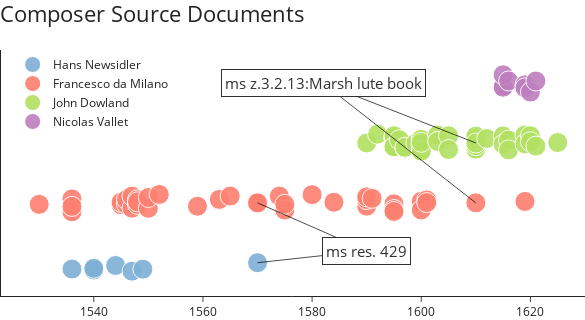

Source (notebook cell):
### Code cell
# stripplot of sources for four important composers
plot_comps = ['Hans Newsidler', 'Francesco da Milano', 'John Dowland', 'Nicolas Vallet']
comp_sources = lute_df.query("Composer in @plot_comps").drop_duplicates(subset=['Composer', 'Document', 'Date']).sort_values('Date').copy()

comp_sources['composer_pos'] = comp_sources.Composer.replace({'Hans Newsidler': 1, 'Francesco da Milano': 2, 'John Dowland':3, 'Nicolas Vallet': 4})

random_seed = 1
jitter = uniform.rvs(-0.15, 0.3, len(comp_sources), random_state=random_seed)
comp_sources['composer_pos'] = comp_sources['composer_pos'] + jitter

comp_sources.loc[(comp_sources['Composer'] == 'Hans Newsidler') & (comp_sources['Date'] == 1570), 'composer_pos'] = 1
comp_sources.loc[(comp_sources['Composer'] == 'Francesco da Milano') & (comp_sources['Date'] == 1570), 'composer_pos'] = 2
comp_sources.loc[(comp_sources['Composer'] == 'Francesco da Milano') & (comp_sources['Date'] == 1610), 'composer_pos'] = 2

comp_sources.loc[11940, 'composer_pos'] = 3
comp_sources.loc[(comp_sources['Composer'] == 'John Dowland') & (comp_sources['Date'] == 1590), 'composer_pos'] = 3


fig = go.Figure()

comp_colors = ['#7eb0d5', '#fd7f6f', '#b2e061', '#bd7ebe']

for comp in zip(plot_comps, comp_colors):

    composer, color = comp
    comp_sources_ind = comp_sources.query(f"Composer == '{composer}'")

    nation_nodes = go.Scatter(
        x=comp_sources_ind.Date,
        y=comp_sources_ind.composer_pos,
        mode='markers',
        marker=dict(
            size=20,
            color=color,
            line=dict(width=1, color='white'),
            opacity=0.9
        ),
        name=composer
    )
    fig.add_trace(nation_nodes)


annotation_style = dict(
    showarrow=False,
    font=dict(size=15, color="#303030"),
    bordercolor="#303030",
    borderwidth=1,
    borderpad=3,
    bgcolor='white',
    opacity=1
)
line_style = dict(type="line", line=dict(width=1), opacity=0.7)

fig.add_annotation(x=1590, y=1.2, text='ms res. 429', **annotation_style)
fig.add_shape(x0=1590, y0=1.2, x1=1570, y1=1, **line_style)
fig.add_shape(x0=1590, y0=1.2, x1=1570, y1=2, **line_style)


fig.add_annotation(x=1582, y=4, text='ms z.3.2.13:Marsh lute book', **annotation_style)
fig.add_shape(x0=1582, y0=4, x1=1610, y1=3, **line_style)
fig.add_shape(x0=1582, y0=4, x1=1610, y1=2, **line_style)


fig.update_layout(
    title=dict(text='Composer Source Documents', font=dict(size=22)),
    height=320,
    title_x=0,
    title_y=0.98,
    margin=dict(l=1,r=0,b=0,t=50),
    template='simple_white',
    legend=dict(x=0.02, y=1, xanchor='left', yanchor='top'),
    yaxis=dict(showticklabels=False, ticks=''),
    xaxis=dict(range=[1523, 1630]),
    paper_bgcolor='rgba(0,0,0,0)',
    plot_bgcolor='rgba(0,0,0,0)',
)


export_and_plot(fig, 'document_stripplot')

### Figure 1 — Plotly figure (JSON) as saved in the notebook; plotly's stock layout.template omitted (floating-point values rounded to 4 significant figures)
{"data": [{"marker": {"color": "#7eb0d5", "line": {"color": "white", "width": 1}, "opacity": 0.9, "size": 20}, "mode": "markers", "name": "Hans Newsidler", "type": "scatter", "x": [1536, 1540, 1540, 1544, 1547, 1549, 1570], "y": [0.894, 0.8777, 0.9059, 0.9537, 0.8582, 0.8921, 1]}, {"marker": {"color": "#fd7f6f", "line": {"color": "white", "width": 1}, "opacity": 0.9, "size": 20}, "mode": "markers", "name": "Francesco da Milano", "type": "scatter", "x": [1530, 1536, 1536, 1536, 1545, 1545, 1546, 1546, 1547, 1547, 1548, 1548, 1548, 1550, 1550, 1552, 1559, 1563, 1565, 1570, 1570, 1570, 1574, 1575, 1575, 1580, 1584, 1590, 1590, 1590, 1590, 1591, 1595, 1595, 1595, 1595, 1600, 1600, 1601, 1601, 1610, 1619], "y": [1.975, 2.066, 1.85, 1.941, 1.969, 2.012, 1.976, 2.056, 1.911, 2.113, 2.051, 1.975, 2.018, 1.909, 2.09, 2.14, 1.944, 2.058, 2.113, 2, 2, 2, 2.113, 1.88, 1.976, 2.137, 2.01, 2.058, 1.945, 2.056, 2.1, 2.075, 1.881, 1.984, 1.889, 1.856, 2.027, 1.881, 2.049, 2.004, 2, 2.024]}, {"marker": {"color": "#b2e061", "line": {"color": "white", "width": 1}, "opacity": 0.9, "size": 20}, "mode": "markers", "name": "John Dowland", "type": "scatter", "x": [1590, 1592, 1595, 1595, 1595, 1595, 1595, 1595, 1596, 1597, 1597, 1599, 1600, 1600, 1600, 1600, 1600, 1600, 1600, 1600, 1600, 1603, 1603, 1605, 1605, 1610, 1610, 1610, 1610, 1610, 1610, 1610, 1610, 1610, 1612, 1615, 1615, 1616, 1616, 1619, 1619, 1620, 1620, 1621, 1625], "y": [3, 3.147, 3.074, 2.934, 3.087, 3.123, 2.938, 2.936, 3.054, 2.913, 2.93, 2.997, 2.866, 3.022, 2.894, 3.06, 2.974, 3.058, 2.974, 2.865, 3.011, 3.133, 3.026, 3.121, 2.891, 2.892, 3.092, 2.969, 2.9, 2.954, 3.075, 3.068, 3.115, 3, 3.075, 3.119, 2.978, 3.049, 2.884, 3.135, 2.985, 3.121, 3.022, 2.948, 3.008]}, {"marker": {"color": "#bd7ebe", "line": {"color": "white", "width": 1}, "opacity": 0.9, "size": 20}, "mode": "markers", "name": "Nicolas Vallet", "type": "scatter", "x": [1615, 1615, 1615, 1616, 1619, 1619, 1620, 1621], "y": [3.955, 3.931, 4.139, 4.037, 3.972, 3.921, 3.851, 4.035]}], "layout": {"annotations": [{"bgcolor": "white", "bordercolor": "#303030", "borderpad": 3, "borderwidth": 1, "font": {"color": "#303030", "size": 15}, "opacity": 1, "showarrow": false, "text": "ms res. 429", "x": 1590, "y": 1.2}, {"bgcolor": "white", "bordercolor": "#303030", "borderpad": 3, "borderwidth": 1, "font": {"color": "#303030", "size": 15}, "opacity": 1, "showarrow": false, "text": "ms z.3.2.13:Marsh lute book", "x": 1582, "y": 4}], "height": 320, "legend": {"x": 0.02, "xanchor": "left", "y": 1, "yanchor": "top"}, "margin": {"b": 0, "l": 1, "r": 0, "t": 50}, "paper_bgcolor": "rgba(0,0,0,0)", "plot_bgcolor": "rgba(0,0,0,0)", "shapes": [{"line": {"width": 1}, "opacity": 0.7, "type": "line", "x0": 1590, "x1": 1570, "y0": 1.2, "y1": 1}, {"line": {"width": 1}, "opacity": 0.7, "type": "line", "x0": 1590, "x1": 1570, "y0": 1.2, "y1": 2}, {"line": {"width": 1}, "opacity": 0.7, "type": "line", "x0": 1582, "x1": 1610, "y0": 4, "y1": 3}, {"line": {"width": 1}, "opacity": 0.7, "type": "line", "x0": 1582, "x1": 1610, "y0": 4, "y1": 2}], "title": {"font": {"size": 22}, "text": "Composer Source Documents", "x": 0, "y": 0.98}, "width": 585, "xaxis": {"range": [1523, 1630]}, "yaxis": {"showticklabels": false, "ticks": ""}}}
